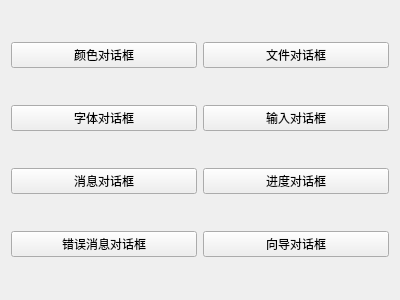
<?xml version="1.0" encoding="UTF-8"?>
<ui version="4.0">
 <class>MyWidget</class>
 <widget class="QWidget" name="MyWidget">
  <property name="geometry">
   <rect>
    <x>0</x>
    <y>0</y>
    <width>400</width>
    <height>300</height>
   </rect>
  </property>
  <property name="windowTitle">
   <string>MyWidget</string>
  </property>
  <layout class="QGridLayout" name="gridLayout">
   <item row="5" column="1">
    <widget class="QPushButton" name="showWizardDialog">
     <property name="text">
      <string>向导对话框</string>
     </property>
    </widget>
   </item>
   <item row="1" column="0">
    <widget class="QPushButton" name="showColorDialog">
     <property name="text">
      <string>颜色对话框</string>
     </property>
    </widget>
   </item>
   <item row="2" column="1">
    <widget class="QPushButton" name="showInputDialog">
     <property name="text">
      <string>输入对话框</string>
     </property>
    </widget>
   </item>
   <item row="2" column="0">
    <widget class="QPushButton" name="showFontDialog">
     <property name="text">
      <string>字体对话框</string>
     </property>
    </widget>
   </item>
   <item row="3" column="1">
    <widget class="QPushButton" name="showProgressDialog">
     <property name="text">
      <string>进度对话框</string>
     </property>
    </widget>
   </item>
   <item row="5" column="0">
    <widget class="QPushButton" name="showErrorMsgDialog">
     <property name="text">
      <string>错误消息对话框</string>
     </property>
    </widget>
   </item>
   <item row="3" column="0">
    <widget class="QPushButton" name="showMsgDialog">
     <property name="text">
      <string>消息对话框</string>
     </property>
    </widget>
   </item>
   <item row="1" column="1">
    <widget class="QPushButton" name="showFileDialog">
     <property name="text">
      <string>文件对话框</string>
     </property>
    </widget>
   </item>
  </layout>
 </widget>
 <layoutdefault spacing="6" margin="11"/>
 <resources/>
 <connections/>
</ui>
